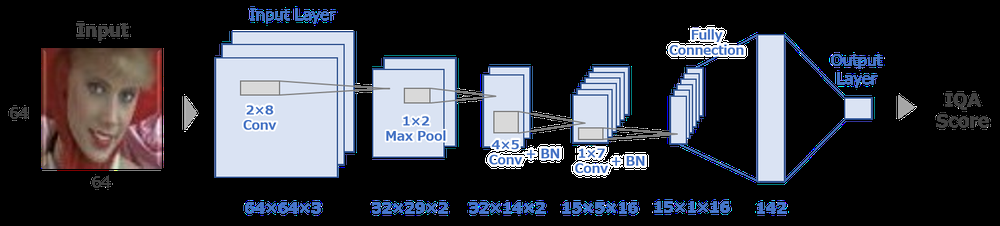
#> input picture structure.png, 1000 x 226 px, shrunk from 1642 x 371 before the run
$ python -i histgramEqualize.py   (imports and definitions only)
#> lines starting #> are read from the running program, lines starting #| are printed output that depends on the picture
#> further down, picture is the input picture: shape (226, 1000, 3); mean B, G, R 61.9, 54.9, 53.3
import cv2
import numpy as np
import matplotlib.pyplot as plt

# 画像の読み出し
def histgramEqualize(img):
    # BGR->HSV変換
    hsv = cv2.cvtColor(img, cv2.COLOR_BGR2HSV)
#> hsv: shape (226, 1000, 3); mean H, S, V 27, 22.9, 65.1

    # V値のヒストグラム表示
    # hist = cv2.calcHist([hsv],[2],None,[256],[0,256])
    # plt.plot(hist,color = "b")
    # plt.show()

    # V値のヒストグラム平坦化
    hsv[:,:,2] = cv2.equalizeHist(hsv[:,:,2])
#> hsv: shape (226, 1000, 3); mean H, S, V 27, 22.9, 46

    # 平坦化後のV値のヒストグラム表示
    # hist = cv2.calcHist([hsv],[2],None,[256],[0,256])
    # plt.plot(hist,color = "g")
    # plt.show()

    # HSV->BGR変換
    bgr = cv2.cvtColor(hsv, cv2.COLOR_HSV2BGR)
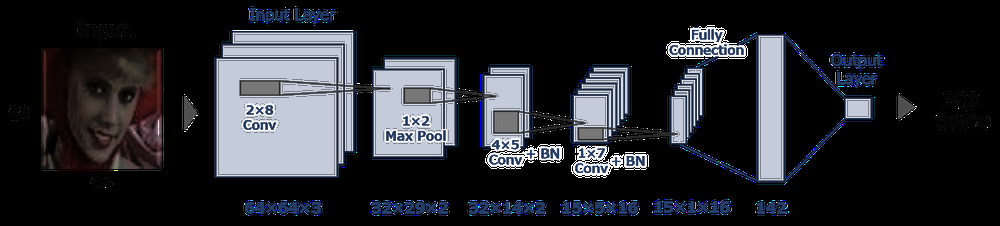
#> bgr: shape (226, 1000, 3); mean B, G, R 45, 40.2, 38.3

    return bgr

>>> import cv2
>>> picture = cv2.imread('structure.png')
>>> result = histgramEqualize(picture)
